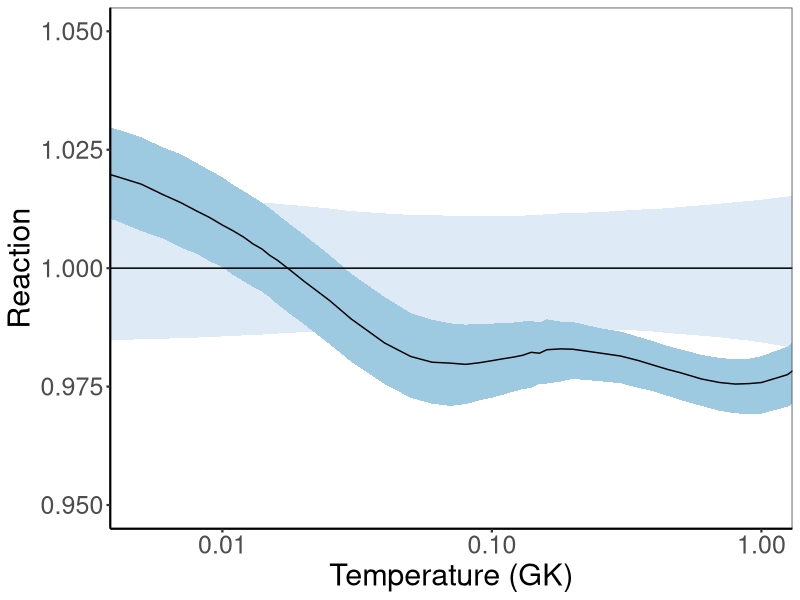

The R source for this figure:
# import packages
library(magrittr);
library(dplyr);require(plyr)
require(ggplot2)

Norm <- read.table("rates.dat",header = TRUE)$median

new <- read.table("rates.dat",header = TRUE) %>%
  select(c("x","median","lower","upper")) %>%
  set_colnames(c("T9","Adopted","Lower","Upper")) %>%
  mutate(data = "present") %>% 
  mutate(Adopted = Adopted/Norm) %>% 
  mutate(Lower = Lower/Norm) %>%
  mutate(Upper = Upper/Norm)

old <- read.csv("tabula-table_tdn.csv",header = TRUE) %>%  
  select(c("T9","Adopted","Lower","Upper"))  %>%
  mutate(data="previous") %>% 
  mutate(Adopted = Adopted/Norm) %>% 
  mutate(Lower = Lower/Norm) %>%
  mutate(Upper = Upper/Norm)
  
joint <- rbind(old,new)

ggplot(joint,aes(x=T9,y=Adopted, group=data,fill=data)) +
  geom_ribbon(aes(x=T9,ymin=Lower, ymax=Upper),show.legend=FALSE) +
  geom_line() +
  coord_cartesian(xlim=c(5e-3,1),ylim=c(0.95,1.05)) +
  theme_bw() + xlab("Temperature (GK)") + ylab("Reaction") +
  scale_fill_brewer()+
  scale_x_log10()  +
  theme(panel.grid.major = element_blank(),
        panel.grid.minor = element_blank(),
        legend.position = c(0.925,0.7),
        legend.background = element_rect(colour = "white", fill = "white"),
        plot.background = element_rect(colour = "white", fill = "white"),
        panel.background = element_rect(colour = "white", fill = "white"),
        legend.key = element_rect(colour = "white", fill = "white"),
        axis.title = element_text(size=22),
        axis.text  = element_text(size=18),
        axis.ticks = element_line(size = 0.75),
        axis.line = element_line(size = 0.75, linetype = "solid"))


